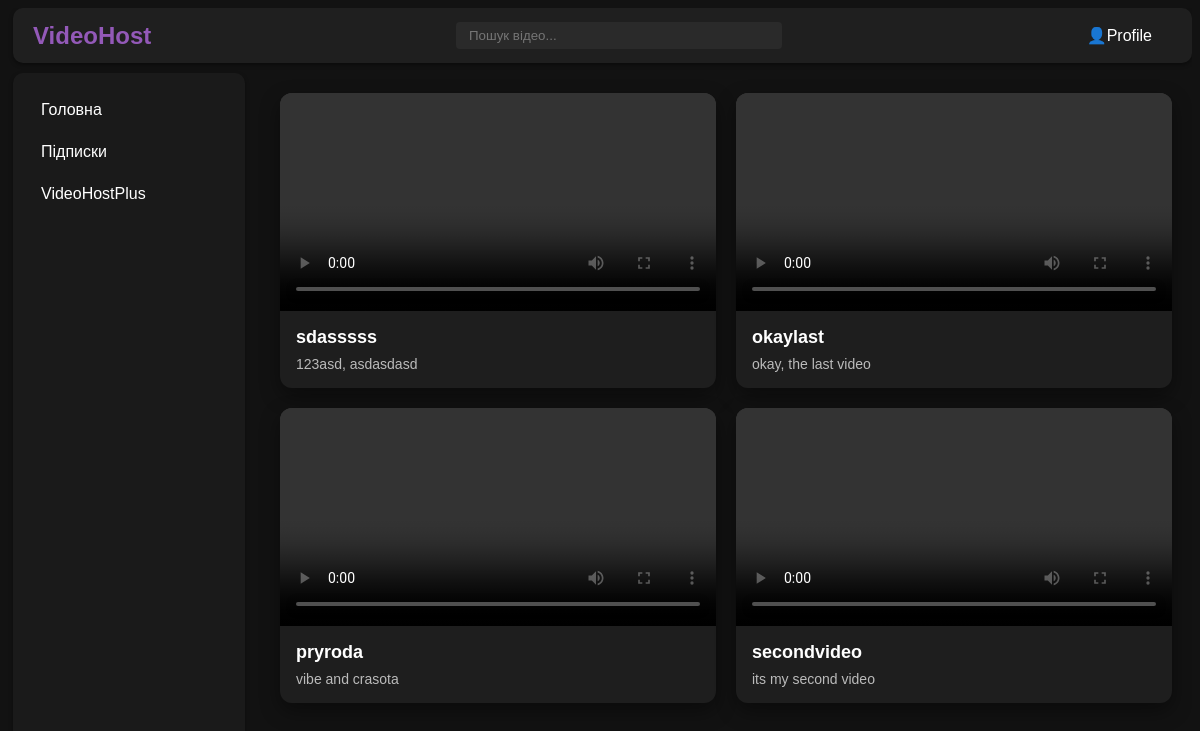
The page / on the database its author committed.
### models.py (models this page shows)
class Video(db.Model):
    id = db.Column(db.Integer, primary_key=True)
    filename = db.Column(db.String(255), nullable=False)
    title = db.Column(db.String(255), nullable=False)
    description = db.Column(db.Text, nullable=False)
    upload_date = db.Column(db.DateTime, default=datetime.utcnow)
    user_id = db.Column(db.Integer, db.ForeignKey('user.id'), nullable=False)

### app.py (the view)
@app.route('/')
def main():
    videos = Video.query.order_by(Video.id.desc()).all()  # або будь-яке сортування
    return render_template('main.html', videos=videos)

### templates/main.html (shortened to what this page needs)
{% extends 'base.html' %}
{% block content %}
<div class="videos-grid">
        {% for video in videos %}
        <div class="video-card">
            <video width="100%" height="200" controls>
                <source src="{{ url_for('static', filename='uploads/' + video.filename) }}" type="video/mp4">
            </video>
            <div class="video-info">
                <h4>{{ video.title }}</h4>
                <p>{{ video.description }}</p>
            </div>
        </div>
        {% endfor %}
</div>
{% endblock %}

### static/styles/style.css (style rules this page uses)
html, body { overflow: hidden; background-color: #121212; background-attachment: fixed; background-size: cover; font-family: Arial, sans-serif; color: #fff; }
.videos-grid { display: grid; grid-template-columns: repeat(auto-fill, minmax(300px, 1fr)); gap: 20px; padding: 20px; }
.video-card { background-color: #1e1e1e; width: 100%; border-radius: 12px; overflow: hidden; box-shadow: 0 8px 20px rgba(0, 0, 0, 0.4); transition: transform 0.2s, box-shadow 0.2s; display: flex; flex-direction: column; justify-content: space-between; }
.video-card video, .video-card iframe, .thumbnail { display: block; width: 100%; height: auto; margin: 0; background-color: #333; }
.video-info { display: flex; flex-direction: column; padding: 16px; text-align: left; }
.video-info h4 { font-size: 18px; font-weight: bold; color: #fff; margin: 0 0 8px 0; }
.video-info p { font-size: 14px; color: #bbb; margin: 0; }

### rows shown on the page
Video: title "sdasssss", description "123asd, asdasdasd"
Video: title "okaylast", description "okay, the last video"
Video: title "pryroda", description "vibe and crasota"
Video: title "secondvideo", description "its my second video"
